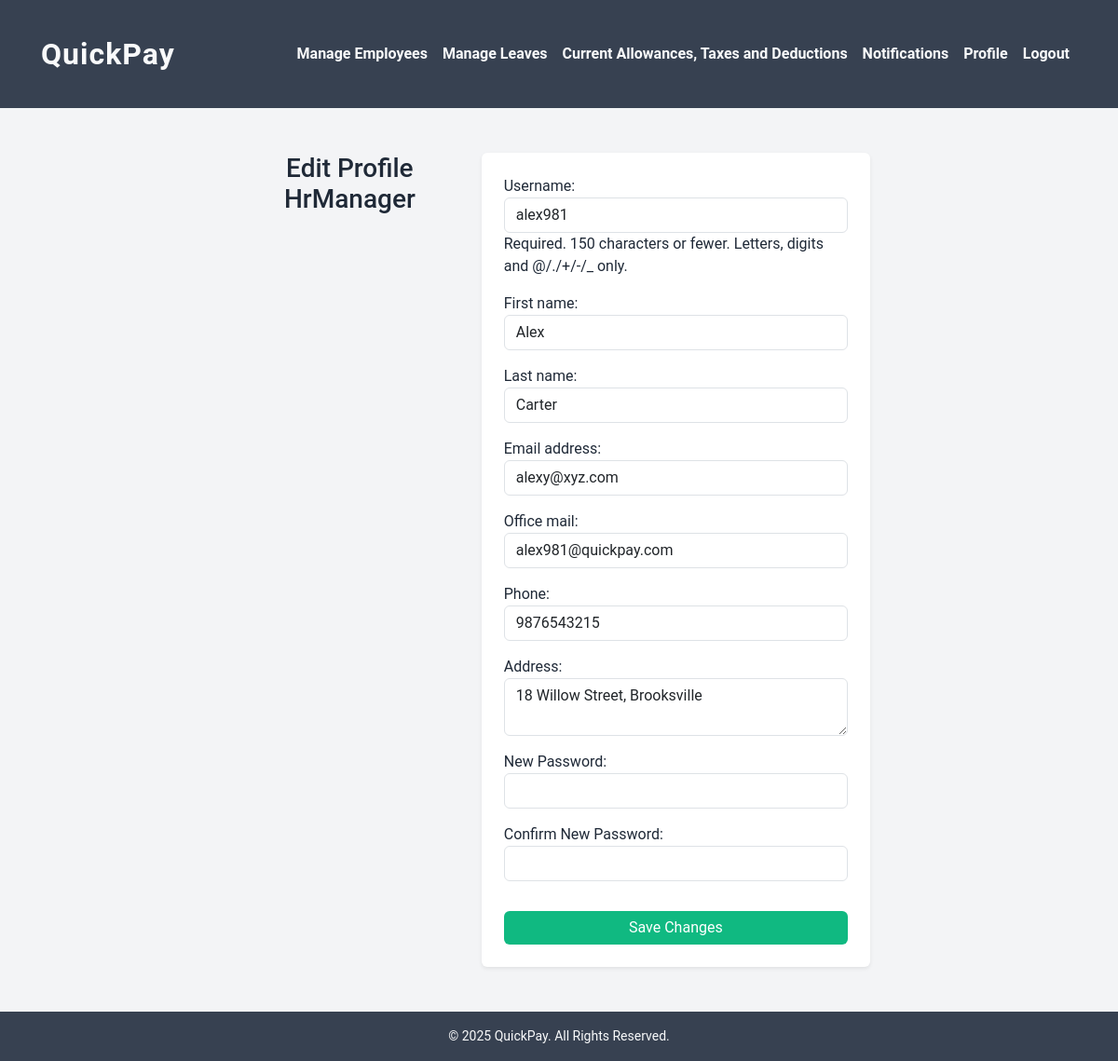
The app's page /edit_profile (signed in) with its own data.
### user/models.py (models this page shows, shortened)
class User(AbstractUser):
    USER_TYPES = [
        ('admin', 'Admin'),
        ('hr_manager', 'HR Manager'),
        ('payroll_manager', 'Payroll Manager'),
        ('employee', 'Employee'),
    ]
    role = models.CharField(max_length=25, choices=USER_TYPES, default='employee')
    address = models.CharField(max_length=150, null=True, blank=True)
    phone = models.CharField(max_length=10, null=True, blank=True)
    office_mail = models.EmailField(unique=True, null=True, blank=True)

### user/views.py (the view)
# urls.py: path('edit_profile', user.views.edit_profile, name='edit_profile'),
def edit_profile(request):
    if not request.user.is_authenticated:
        messages.error(request, "You must be logged in to edit your profile.")
        return redirect("login")
    user = request.user
    employee = getattr(user, "employee_profile", None)
    if request.method == "POST":
        form = UserProfileForm(request.POST, instance=user)
        if form.is_valid():
            old_password = user.password
            updated_user = form.save()
            if form.cleaned_data.get("password") and updated_user.password != old_password:
                logout(request)
                messages.success(request, "Password changed successfully. Please log in again.")
                return redirect("login")
            create_notification(
                user=user,
                message=f"Profile edited successfully"
            )
            messages.success(request, "Profile updated successfully.")
            if user.role == "admin":
                return redirect("admin_home")
            elif user.role == "hr_manager":
                return redirect("hr_home")
            elif user.role == "payroll_manager":
                return redirect("pr_home")
            elif user.role == "employee":
                return redirect("e_home")
            else:
                return redirect("home")
    else:
        form = UserProfileForm(instance=user)
    return render(request, "edit_profile.html", {
        "form": form,
        "employee": employee
    })

### Templates/edit_profile.html (shortened to what this page needs)
{% extends "base.html" %}
{% load static %}
{% block content %}
<div class="container mt-5" style="max-width: 700px;">
    <h3 class="mb-4 text-center">Edit Profile {{ user.role|title|cut:"_" }}</h3>
    <form method="POST" class="bg-white p-4 rounded shadow-sm">
        {{ form.as_p }}
        <button type="submit" class="btn btn-success w-100 mt-3">Save Changes</button>
    </form>
</div>
{% endblock %}

### static/css/mystyle.css (style rules this page uses)
body { margin: 0; font-family: "Roboto", "Segoe UI", sans-serif; background: #f3f4f6; color: #1f2937; }
.container { display: flex; gap: 2rem; margin: 3rem auto; max-width: 1100px; padding: 0 1rem; }
.btn-success { background-color: #10b981 !important; border: none; }

### records on screen
User: role "HrManager", username "alex981", first_name "Alex", last_name "Carter", email "alexy@xyz.com", office_mail "alex981@quickpay.com", phone "9876543215", address "18 Willow Street, Brooksville"
